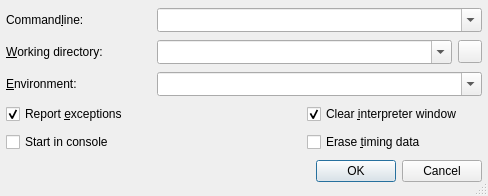
<?xml version="1.0" encoding="UTF-8"?>
<ui version="4.0">
 <class>StartProfileDialog</class>
 <widget class="QDialog" name="StartProfileDialog">
  <property name="geometry">
   <rect>
    <x>0</x>
    <y>0</y>
    <width>488</width>
    <height>196</height>
   </rect>
  </property>
  <property name="windowTitle">
   <string>Start profiling</string>
  </property>
  <property name="sizeGripEnabled">
   <bool>true</bool>
  </property>
  <layout class="QGridLayout" name="gridLayout">
   <item row="0" column="0">
    <widget class="QLabel" name="TextLabel1">
     <property name="text">
      <string>Command&amp;line:</string>
     </property>
     <property name="buddy">
      <cstring>cmdlineCombo</cstring>
     </property>
    </widget>
   </item>
   <item row="0" column="1" colspan="3">
    <widget class="QComboBox" name="cmdlineCombo">
     <property name="sizePolicy">
      <sizepolicy hsizetype="Expanding" vsizetype="Fixed">
       <horstretch>0</horstretch>
       <verstretch>0</verstretch>
      </sizepolicy>
     </property>
     <property name="toolTip">
      <string>Enter the commandline parameters</string>
     </property>
     <property name="whatsThis">
      <string>&lt;b&gt;Commandline&lt;/b&gt;
&lt;p&gt;Enter the commandline parameters in this field.&lt;/p&gt;</string>
     </property>
     <property name="editable">
      <bool>true</bool>
     </property>
     <property name="insertPolicy">
      <enum>QComboBox::InsertAtTop</enum>
     </property>
     <property name="sizeAdjustPolicy">
      <enum>QComboBox::AdjustToMinimumContentsLengthWithIcon</enum>
     </property>
     <property name="duplicatesEnabled">
      <bool>false</bool>
     </property>
    </widget>
   </item>
   <item row="1" column="0">
    <widget class="QLabel" name="TextLabel2">
     <property name="text">
      <string>&amp;Working directory:</string>
     </property>
     <property name="buddy">
      <cstring>workdirCombo</cstring>
     </property>
    </widget>
   </item>
   <item row="1" column="1" colspan="2">
    <widget class="QComboBox" name="workdirCombo">
     <property name="sizePolicy">
      <sizepolicy hsizetype="Expanding" vsizetype="Fixed">
       <horstretch>0</horstretch>
       <verstretch>0</verstretch>
      </sizepolicy>
     </property>
     <property name="toolTip">
      <string>Enter the working directory</string>
     </property>
     <property name="whatsThis">
      <string>&lt;b&gt;Working directory&lt;/b&gt;
&lt;p&gt;Enter the working directory of the application to be debugged. Leave it empty to set the working directory to the executable directory.&lt;/p&gt;</string>
     </property>
     <property name="editable">
      <bool>true</bool>
     </property>
     <property name="insertPolicy">
      <enum>QComboBox::InsertAtTop</enum>
     </property>
     <property name="sizeAdjustPolicy">
      <enum>QComboBox::AdjustToMinimumContentsLengthWithIcon</enum>
     </property>
     <property name="duplicatesEnabled">
      <bool>false</bool>
     </property>
    </widget>
   </item>
   <item row="2" column="0">
    <widget class="QLabel" name="textLabel1">
     <property name="text">
      <string>&amp;Environment:</string>
     </property>
     <property name="buddy">
      <cstring>environmentCombo</cstring>
     </property>
    </widget>
   </item>
   <item row="2" column="1" colspan="3">
    <widget class="QComboBox" name="environmentCombo">
     <property name="sizePolicy">
      <sizepolicy hsizetype="Expanding" vsizetype="Fixed">
       <horstretch>0</horstretch>
       <verstretch>0</verstretch>
      </sizepolicy>
     </property>
     <property name="toolTip">
      <string>Enter the environment variables to be set.</string>
     </property>
     <property name="whatsThis">
      <string>&lt;b&gt;Environment&lt;/b&gt;
&lt;p&gt;Enter the environment variables to be set for the program. The individual settings must be separated by whitespace and be given in the form 'var=value'. In order to add to an environment variable, enter it in the form 'var+=value'.&lt;/p&gt;
&lt;p&gt;Example: var1=1 var2=&quot;hello world&quot; var3+=&quot;:/tmp&quot;&lt;/p&gt;</string>
     </property>
     <property name="editable">
      <bool>true</bool>
     </property>
     <property name="insertPolicy">
      <enum>QComboBox::InsertAtTop</enum>
     </property>
     <property name="sizeAdjustPolicy">
      <enum>QComboBox::AdjustToMinimumContentsLengthWithIcon</enum>
     </property>
     <property name="duplicatesEnabled">
      <bool>false</bool>
     </property>
    </widget>
   </item>
   <item row="3" column="0" colspan="2">
    <widget class="QCheckBox" name="exceptionCheckBox">
     <property name="toolTip">
      <string>Uncheck to disable exception reporting</string>
     </property>
     <property name="whatsThis">
      <string>&lt;b&gt;Report exceptions&lt;/b&gt;
&lt;p&gt;Uncheck this in order to disable exception reporting.&lt;/p&gt;</string>
     </property>
     <property name="text">
      <string>Report &amp;exceptions</string>
     </property>
     <property name="shortcut">
      <string>Alt+E</string>
     </property>
     <property name="checked">
      <bool>true</bool>
     </property>
    </widget>
   </item>
   <item row="3" column="2" colspan="2">
    <widget class="QCheckBox" name="clearShellCheckBox">
     <property name="toolTip">
      <string>Select to clear the display of the interpreter window</string>
     </property>
     <property name="whatsThis">
      <string>&lt;b&gt;Clear interpreter window&lt;/b&gt;&lt;p&gt;This clears the display of the interpreter window before starting the debug client.&lt;/p&gt;</string>
     </property>
     <property name="text">
      <string>Clear &amp;interpreter window</string>
     </property>
     <property name="checked">
      <bool>true</bool>
     </property>
    </widget>
   </item>
   <item row="4" column="0" colspan="2">
    <widget class="QCheckBox" name="consoleCheckBox">
     <property name="toolTip">
      <string>Select to start the debugger in a console window</string>
     </property>
     <property name="whatsThis">
      <string>&lt;b&gt;Start in console&lt;/b&gt;
&lt;p&gt;Select to start the debugger in a console window. The console command has to be configured on the Debugger-&amp;gt;General page&lt;/p&gt;</string>
     </property>
     <property name="text">
      <string>Start in console</string>
     </property>
    </widget>
   </item>
   <item row="4" column="2" colspan="2">
    <widget class="QCheckBox" name="eraseCheckBox">
     <property name="toolTip">
      <string>Select this to erase the collected timing data</string>
     </property>
     <property name="whatsThis">
      <string>&lt;b&gt;Erase timing data&lt;/b&gt;
&lt;p&gt;Select this to erase the collected timing data before the next profiling run.&lt;/p&gt;</string>
     </property>
     <property name="text">
      <string>Erase &amp;timing data</string>
     </property>
     <property name="shortcut">
      <string>Alt+C</string>
     </property>
    </widget>
   </item>
   <item row="5" column="0" colspan="4">
    <widget class="QDialogButtonBox" name="buttonBox">
     <property name="orientation">
      <enum>Qt::Horizontal</enum>
     </property>
     <property name="standardButtons">
      <set>QDialogButtonBox::Cancel|QDialogButtonBox::Ok</set>
     </property>
    </widget>
   </item>
   <item row="1" column="3">
    <widget class="QToolButton" name="dirButton">
     <property name="toolTip">
      <string>Select directory using a directory selection dialog</string>
     </property>
     <property name="whatsThis">
      <string>&lt;b&gt;Select directory&lt;/b&gt;
&lt;p&gt;Select the working directory via a directory selection dialog.&lt;/p&gt;</string>
     </property>
    </widget>
   </item>
  </layout>
 </widget>
 <layoutdefault spacing="6" margin="6"/>
 <pixmapfunction>qPixmapFromMimeSource</pixmapfunction>
 <tabstops>
  <tabstop>cmdlineCombo</tabstop>
  <tabstop>workdirCombo</tabstop>
  <tabstop>dirButton</tabstop>
  <tabstop>environmentCombo</tabstop>
  <tabstop>exceptionCheckBox</tabstop>
  <tabstop>clearShellCheckBox</tabstop>
  <tabstop>consoleCheckBox</tabstop>
  <tabstop>eraseCheckBox</tabstop>
  <tabstop>buttonBox</tabstop>
 </tabstops>
 <resources/>
 <connections>
  <connection>
   <sender>buttonBox</sender>
   <signal>accepted()</signal>
   <receiver>StartProfileDialog</receiver>
   <slot>accept()</slot>
   <hints>
    <hint type="sourcelabel">
     <x>20</x>
     <y>150</y>
    </hint>
    <hint type="destinationlabel">
     <x>23</x>
     <y>173</y>
    </hint>
   </hints>
  </connection>
  <connection>
   <sender>buttonBox</sender>
   <signal>rejected()</signal>
   <receiver>StartProfileDialog</receiver>
   <slot>reject()</slot>
   <hints>
    <hint type="sourcelabel">
     <x>116</x>
     <y>154</y>
    </hint>
    <hint type="destinationlabel">
     <x>116</x>
     <y>171</y>
    </hint>
   </hints>
  </connection>
 </connections>
</ui>
